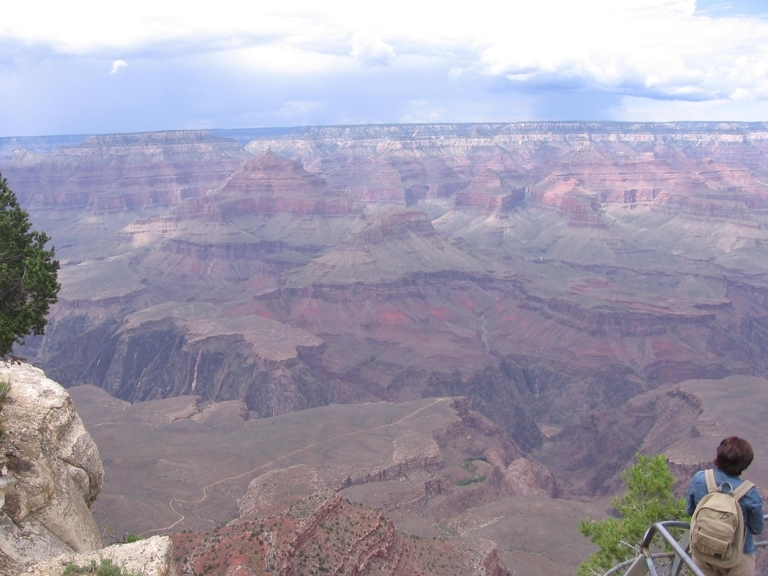
%> input picture images/hazyDay_input.jpg, 768 x 576 px; its folder holds only this picture in this run
$ octave main.m   (GNU Octave 9; MATLAB toolbox functions it lacks are replaced by stand-ins)
%> lines starting %> are read from the running program, lines starting %| are printed output that depends on the picture; in (x1, y1, x2, y2) boxes, pixels count from 0 and x2, y2 are one past the last pixel; in counts of white or black regions, pixels touching at a corner belong together; the program's own positions count from 1
%> further down, I_hazy is the input picture: size 576x768x3 uint8; mean R, G, B 161, 156.3, 172.7
### atif_mef.m
function R = atif_mef(I_hazy, clip_range)
%> called with clip_range = 0.01
I_hazy=im2double(I_hazy);
%> I_hazy: size 576x768x3 double
% I_hazy = coordinator(I_hazy);
I = zeros(size(I_hazy,1),size(I_hazy,2),size(I_hazy,3),6);
% I(:,:,:,1) = I_hazy;
%
 range=[1.2,2,4,8];
for i=1:4
    gamma = range(i);
    for c=1:3
        I(:,:,c,i) = I_hazy(:,:,c).^gamma;
      % imwrite(I(:,:,:,i), ['F:\image dehazing\dehazing-asd-why2\image',num2str(i),'.tif']);
    end
end
%  I_hazy = coordinator(I_hazy);
for c=1:3
    I(:,:,c,6) = adapthisteq(I_hazy(:,:,c),'clipLimit',clip_range);
end
r=12;

R = fastExpoFuse(I, r);
R=coordinator(R,I_hazy);

end

function FI = fastExpoFuse(Io, r)
%> called with r = 12

[Hei,Wid,~,N] = size(Io);
%> Hei = 576; Wid = 768; N = 6

%---< Parameters >---%
alpha = 1.1; % gain of structure in the final construction
gSig = 0.2;
lSig = 0.5;
SigD = 0.12;
%---< Parameters >---%

% r = (wSize-1)/2;
epsil = 0.25;%(0.5*1)^2;
np = Hei*Wid;
%> np = 442368
H = ones(7); % small average filter is enough
H = H/sum(H(:));
L = zeros(Hei,Wid,N);
gMu = zeros(Hei, Wid, N); % global mean intensity
lMu   = zeros(Hei, Wid, N); % local mean intensity
Iones = ones(Hei, Wid);

for i = 1:N

    %---- luminance component
    Ig = rgb2grey(Io(:,:,:,i));

    %--- filtered luminance component
    IgPad = padimage(Ig,[3,3]);
    L(:,:,i) = conv2(IgPad, H, 'valid');

    %--- global mean intensity
    gMu(:,:,i) = Iones * sum(Ig(:))/np;

    %--- local mean intensity (Base layer)
    lMu(:,:,i) = fastGF(Ig, r, epsil, 2.5);

end
%> this loop made 6 passes
%> pass 1, in padimage, `b = a(aIdx{:});`:
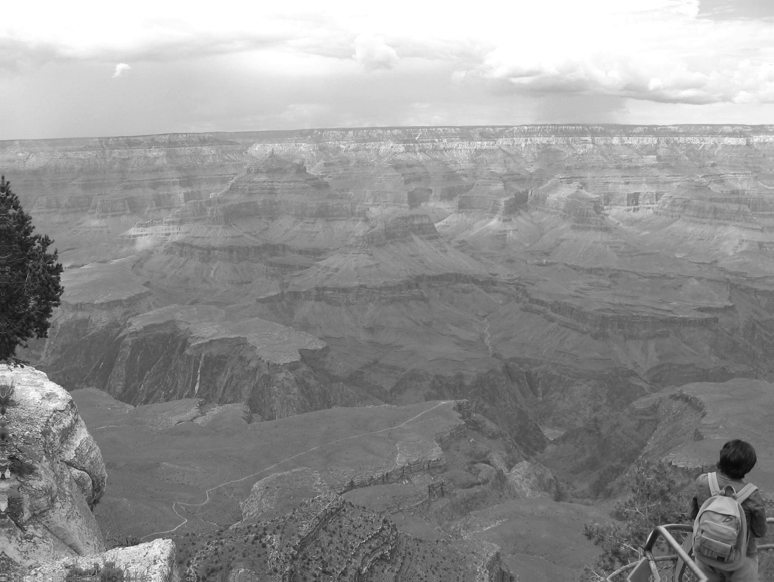
%> b: size 582x774 double; min 0.0355, max 1, mean 0.581
%> pass 1, in boxfilter (call 2), `imCum = cumsum(imSrc, 1);`:
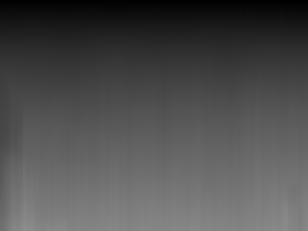
%> imCum: size 231x308 double; min 0.806, max 143.4, mean 78.7


%============< Computing Weight Maps  >================%
%--- Detail layer's blending weights
Sig2 = 2*SigD.^2;
sMap = exp(-1*(L - .5).^2 /Sig2)+1e-6;
normalizer = sum(sMap, 3);
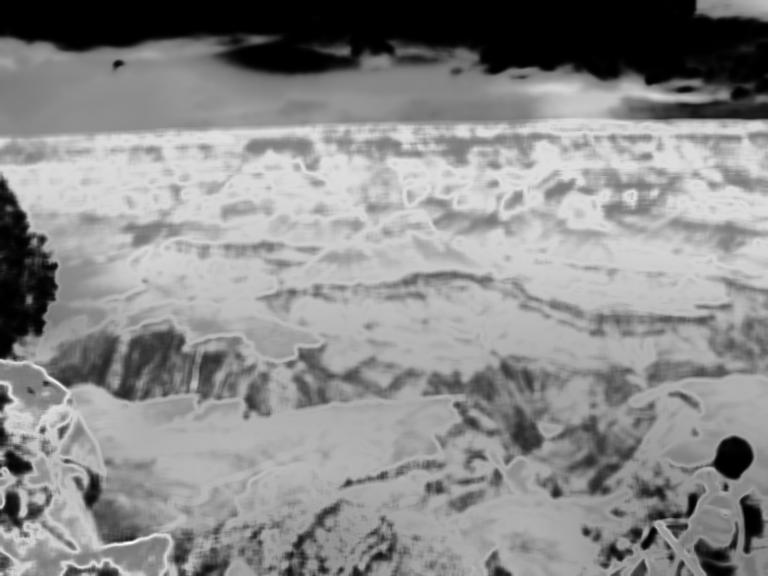
%> normalizer: size 576x768 double; min 0.00104, max 2.97, mean 1.62; drawn with min black and max white
sMap = sMap ./ repmat(normalizer,[1, 1, N]);
%--- Base layer's blending weights
muMap =  exp( -.5 * ( (gMu - .5).^2 /gSig.^2 +  (lMu - .5).^2 /lSig.^2 ) ); % mean intensity weighting map
normalizer = sum(muMap, 3);
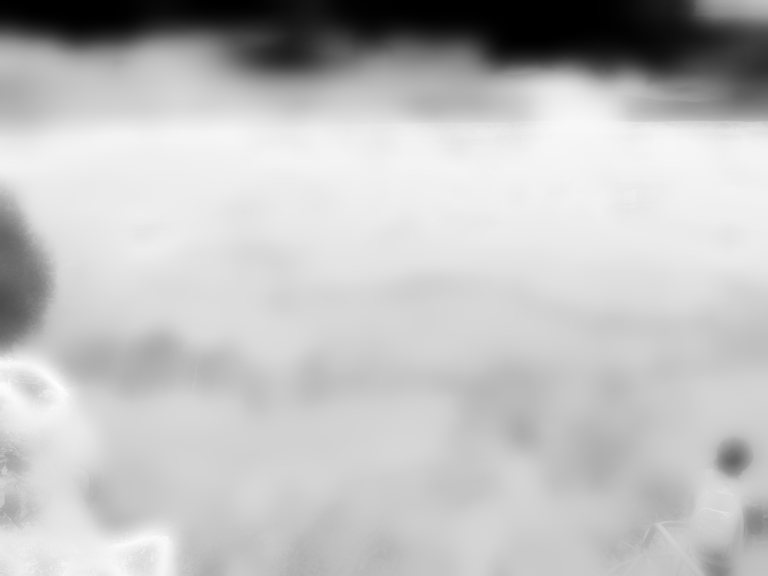
%> normalizer: size 576x768 double; min 2.16, max 3.41, mean 3.1; drawn with min black and max white
muMap = muMap ./ repmat(normalizer,[1, 1, N]);


%=====================< Fusion >======================%
FI  = zeros(Hei, Wid, 3);
% sMap = alpha*sMap;
for j=1:3
    Ist = (squeeze(Io(:,:,j,:))-lMu);
    FI(:,:,j) = sum((alpha*sMap.*Ist + muMap.*lMu),3);
end
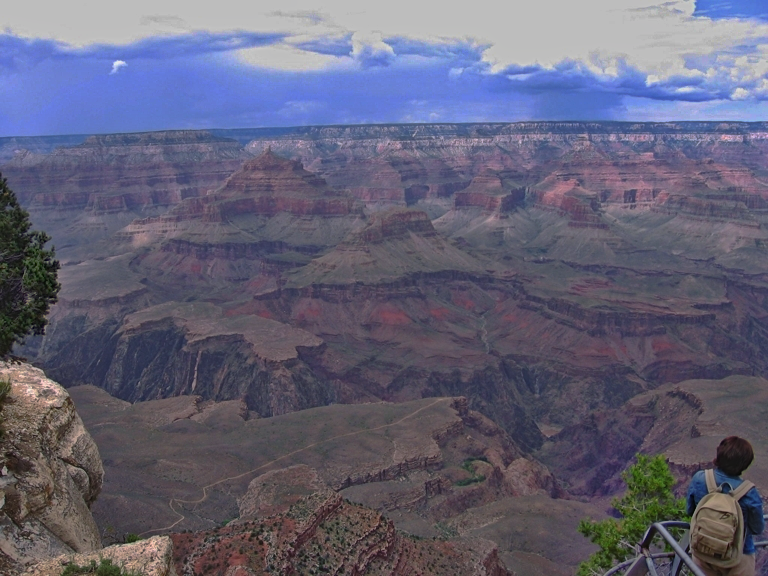
%> FI: size 576x768x3 double; mean R, G, B 0.46, 0.452, 0.572; drawn with min black and max white
FI(FI > 1) = 1;
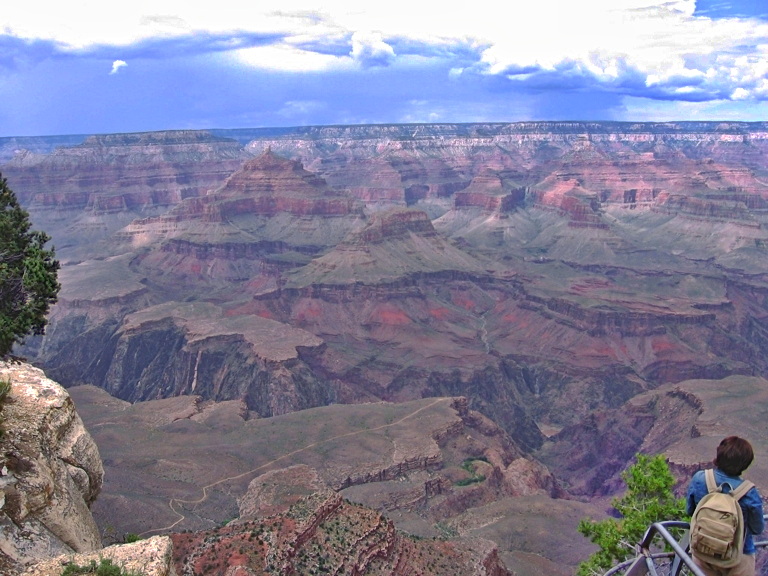
%> FI: size 576x768x3 double; 14.67% of pixels changed, all inside (x1, y1, x2, y2) = (0, 0, 768, 576); drawn with min black and max white
FI(FI < 0) = 0;
%> FI: size 576x768x3 double; 0.61% of pixels changed, all inside (x1, y1, x2, y2) = (0, 184, 765, 576)
return


I = rgb2grey(X)

origSize = size(X);

% Determine if input includes a 3-D array
threeD = (ndims(X)==3);

% Calculate transformation matrix
coef = [0.2,0.6,0.2];

if threeD
  %RGB

  % Do transformation
  if isa(X, 'double') || isa(X, 'single')

    % Shape input matrix so that it is a n x 3 array and initialize output matrix
    X = reshape(X(:),origSize(1)*origSize(2),3);
    sizeOutput = [origSize(1), origSize(2)];
    I = X * coef';
    I = min(max(I,0),1);

    %Make sure that the output matrix has the right size
    I = reshape(I,sizeOutput);

  else
    %uint8 or uint16
    I = imapplymatrix(coef, X, class(X));
  end

else
  I = X * coef';
  I = min(max(I,0),1);
  I = [I,I,I];
end
end

### rgb2grey.m
function I = rgb2grey(X)

origSize = size(X);

% Determine if input includes a 3-D array
threeD = (ndims(X)==3);

% Calculate transformation matrix
coef = [0.2,0.6,0.2];

if threeD
  %RGB

  % Do transformation
  if isa(X, 'double') || isa(X, 'single')

    % Shape input matrix so that it is a n x 3 array and initialize output matrix
    X = reshape(X(:),origSize(1)*origSize(2),3);
    sizeOutput = [origSize(1), origSize(2)];
    I = X * coef';
    I = min(max(I,0),1);

    %Make sure that the output matrix has the right size
    I = reshape(I,sizeOutput);

  else
    %uint8 or uint16
    I = imapplymatrix(coef, X, class(X));
  end

else
  I = X * coef';
  I = min(max(I,0),1);
  I = [I,I,I];
end

### padimage.m
function b = padimage(a,padSize)

method = 'symmetric';
direction = 'both';

% compute indices then index into input image
aSize = size(a);
switch method
    case 'circular'
        aIdx = CircularPad(aSize, padSize, direction);
    case 'symmetric'
        aIdx = SymmetricPad(aSize, padSize, direction);
    case 'replicate'
        aIdx = ReplicatePad(aSize, padSize, direction);
end
b = a(aIdx{:});


%%%
%%% CircularPad
%%%
% [24 lines left out: function CircularPad, not called in this run]


%%%
%%% SymmetricPad
%%%
function idx = SymmetricPad(aSize, padSize, direction)

numDims = numel(padSize);

% Form index vectors to subsasgn input array into output array.
% Also compute the size of the output array.
idx   = cell(1,numDims);
for k = 1:numDims
    M = aSize(k);
    dimNums = uint32([1:M M:-1:1]);
    p = padSize(k);

    switch direction
        case 'pre'
            idx{k}   = dimNums(mod(-p:M-1, 2*M) + 1);

        case 'post'
            idx{k}   = dimNums(mod(0:M+p-1, 2*M) + 1);

        case 'both'
            idx{k}   = dimNums(mod(-p:M+p-1, 2*M) + 1);
    end
end


%%%
%%% ReplicatePad
%%%
% [23 lines left out: function ReplicatePad, not called in this run]

### fastGF.m
function q = fastGF(I, r, eps, s)
%   GUIDEDFILTER   O(1) time implementation of guided filter.
%
%   - guidance image: I (should be a gray-scale/single channel image)
%   - filtering input image: p (should be a gray-scale/single channel image)
%   - local window radius: r
%   - regularization parameter: eps
%   - subsampling ratio: s (try s = r/4 to s=r)
% The code of fast guided filter originates from Kaiming He's website:
% http://kaiminghe.com/eccv10/


I_sub = imresize(I, 1/s, 'nearest'); % NN is often enough
r_sub = max(1,round(r / s)); % make sure this is an integer

[hei, wid] = size(I_sub);
N = boxfilter(ones(hei, wid), r_sub); % the size of each local patch; N=(2r+1)^2 except for boundary pixels.
%---
mean_I = boxfilter(I_sub, r_sub) ./ N;
mean_II = boxfilter(I_sub.*I_sub, r_sub) ./ N;
%---

cov_Ip = mean_II - mean_I .* mean_I; % this is the covariance of (I, p) in each local patch.
% var_I  = mean_II - mean_I .* mean_I;

a = cov_Ip ./ (cov_Ip + eps);
b = mean_I - a .* mean_I;

mean_a = boxfilter(a, r_sub) ./ N;
mean_b = boxfilter(b, r_sub) ./ N;

mean_a = imresize(mean_a, [size(I, 1), size(I, 2)], 'bilinear'); % bilinear is recommended
mean_b = imresize(mean_b, [size(I, 1), size(I, 2)], 'bilinear');

q = mean_a .* I + mean_b;
end

### boxfilter.m
function imDst = boxfilter(imSrc, r)

%   BOXFILTER   O(1) time box filtering using cumulative sum
%
%   - Definition imDst(x, y)=sum(sum(imSrc(x-r:x+r,y-r:y+r)));
%   - Running time independent of r;
%   - Equivalent to the function: colfilt(imSrc, [2*r+1, 2*r+1], 'sliding', @sum);
%   - But much faster.
% The code of fast guided filter originates from Kaiming He's website:
% http://kaiminghe.com/eccv10/

[hei, wid] = size(imSrc);
imDst = zeros(size(imSrc));

%cumulative sum over Y axis
imCum = cumsum(imSrc, 1);
%difference over Y axis
imDst(1:r+1, :) = imCum(1+r:2*r+1, :);
imDst(r+2:hei-r, :) = imCum(2*r+2:hei, :) - imCum(1:hei-2*r-1, :);
imDst(hei-r+1:hei, :) = repmat(imCum(hei, :), [r, 1]) - imCum(hei-2*r:hei-r-1, :);

%cumulative sum over X axis
imCum = cumsum(imDst, 2);
%difference over Y axis
imDst(:, 1:r+1) = imCum(:, 1+r:2*r+1);
imDst(:, r+2:wid-r) = imCum(:, 2*r+2:wid) - imCum(:, 1:wid-2*r-1);
imDst(:, wid-r+1:wid) = repmat(imCum(:, wid), [1, r]) - imCum(:, wid-2*r:wid-r-1);
end

### coordinator.m
function C=coordinator(Io,Ihaze)
Ihaze=double(Ihaze);
Image=double(Io);

x_min = 0.15;
I1=rgb2hsv(Image);
%> I1: size 576x768x3 double; mean H, S, V 0.629, 0.271, 0.575
I2=rgb2hsv(Ihaze);
%> I2: size 576x768x3 double; mean H, S, V 0.596, 0.148, 0.696

a = sum(sum(I1(:,:,3)));
%> a = 254407.7
c = sum(sum(I2(:,:,3)));
%> c = 307708.5

b = sum(sum(I1(:,:,2)));
%> b = 119836.3
d = sum(sum(I2(:,:,2)));
%> d = 65455.9

e = sum(sum(((I1(:,:,3)-I1(:,:,2))>x_min).*(I1(:,:,3)-I1(:,:,2))));%a-b
%> e = 140136
f = sum(sum(((I2(:,:,3)-I2(:,:,2))>x_min).*(I2(:,:,3)-I2(:,:,2))));%c-d
%> f = 241930.1

y = e/f;
%> y = 0.579

x = (a - y*(c-d))/b ;
%> x = 0.952
if x<1
    z=1;
else
    z=x;
end

I1(:,:,2) = I1(:,:,2) * z;
C=hsv2rgb(I1);
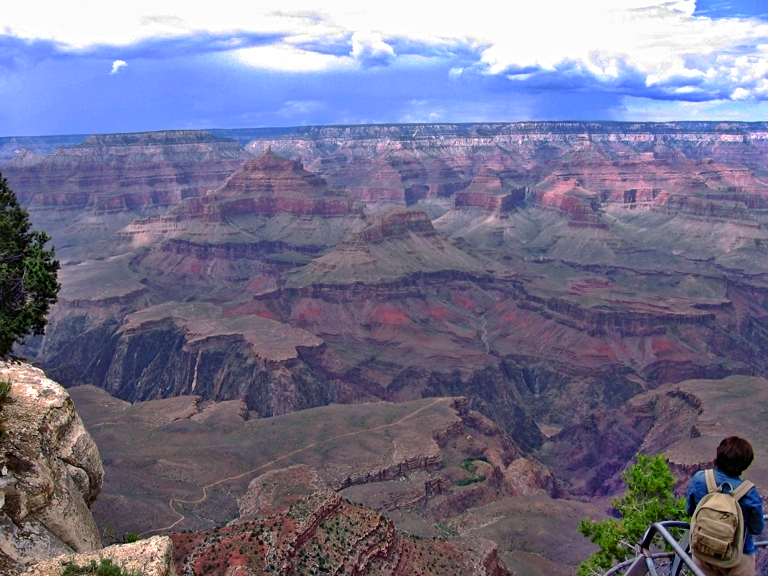
%> C: size 576x768x3 double; mean R, G, B 0.459, 0.452, 0.554; mean of the top-left, top-right, bottom-left and bottom-right quarters 0.609, 0.646, 0.358, 0.339

end

### main.m
clc
clear all

root = 'images\';
save_path = 'results\';
cur_time = datestr(now,30);
log_name = strcat('log_time_',cur_time,'.csv');
fileFolder=fullfile(root);
dirOutput=dir(fullfile(fileFolder,'*.jpg'));
fileNames={dirOutput.name};

clip_range = 0.010;

for i = 1:length(fileNames)
    fid1 = fopen(log_name, 'a');
    tic
    image_file_path = strcat(root, cell2mat(fileNames(i)));
    I_hazy = imread(image_file_path);


    tic
    amef_im = atif_mef(im2double(I_hazy), clip_range);
    time = toc;


    [m, n, ~] = size(I_hazy);
%> m = 576; n = 768
    disp(['Resolution: ', num2str(m), ' x ', num2str(n)])
%| Resolution: 576 x 768
    disp(['Processing time: ', num2str(time)])

    raw_name = strsplit(cell2mat(fileNames(i)), '.');
    raw_name = raw_name(1);
    save_file_name = strcat('Proposed_', cell2mat(raw_name), '.tif');
    sace_file_name = strcat(save_path, '/', save_file_name);
    imwrite(amef_im,sace_file_name);
    fprintf(fid1, ['%s',',','%f','\n'], cell2mat(fileNames(i)), time);
    fclose(fid1);
end
